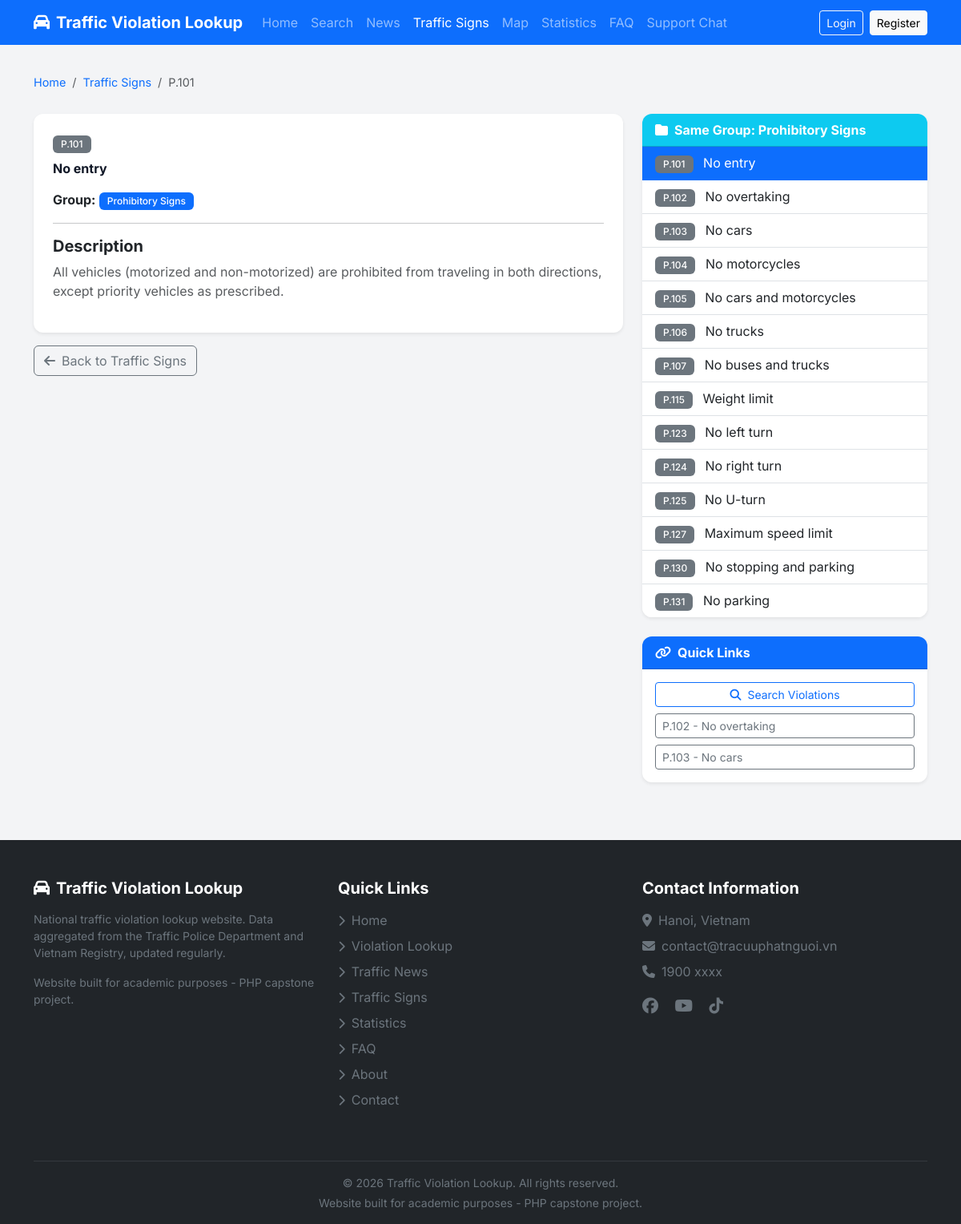
The app's page /bien-bao/1 with its own data.
### tables this page shows
CREATE TABLE traffic_signs (
    id INT AUTO_INCREMENT PRIMARY KEY,
    sign_code VARCHAR(20) NOT NULL COMMENT 'P.101, W.201...',
    name VARCHAR(255) NOT NULL,
    group_id INT NULL,
    image VARCHAR(255) NULL,
    description TEXT NULL,
    created_at DATETIME NOT NULL DEFAULT CURRENT_TIMESTAMP,
    updated_at DATETIME NULL ON UPDATE CURRENT_TIMESTAMP,
    FOREIGN KEY (group_id) REFERENCES traffic_sign_groups(id) ON DELETE SET NULL,
    INDEX idx_code (sign_code),
    INDEX idx_group (group_id)
);

CREATE TABLE traffic_sign_groups (
    id INT AUTO_INCREMENT PRIMARY KEY,
    name VARCHAR(100) NOT NULL,
    sign_prefix VARCHAR(10) NOT NULL COMMENT 'P, W, R, S',
    sort_order INT NOT NULL DEFAULT 0
);

### app/core/Controller.php (called while the page is built, shortened)
<?php
class Controller
{
    protected function view(string $view, array $data = [], string $layout = 'client'): void
    {
        extract($data);
        $viewPath = __DIR__ . '/../views/' . $view . '.php';
        require $viewPath;
    }
}

### app/controllers/client/BienBaoController.php (called while the page is built, shortened)
<?php
class BienBaoController extends Controller
{
    public function detail(int $id): void
    {
        $signModel = new TrafficSign();
        $groupModel = new TrafficSignGroup();
        $sign = $signModel->find($id);
        $group = $groupModel->find($sign['group_id'] ?? 0);
        $related = $signModel->findByGroup($sign['group_id'] ?? 0);
        $this->view('client/bienbao/detail', [
            'title' => 'Traffic Sign ' . htmlspecialchars($sign['sign_code'], ENT_QUOTES, 'UTF-8') . ' - ' . htmlspecialchars($sign['name'], ENT_QUOTES, 'UTF-8'),
            'sign' => $sign,
            'group' => $group,
            'related' => $related,
        ]);
    }
}

### public/index.php (called while the page is built, shortened)
<?php
spl_autoload_register(function (string $class): void {
    $prefix = 'App\\';
    $baseDir = __DIR__ . '/../app/';
    $relativeClass = substr($class, strlen($prefix));
    $parts = explode('\\', $relativeClass);
    $parts[0] = strtolower($parts[0]);
    if (count($parts) > 1 && $parts[0] === 'controllers') {
        $parts[1] = strtolower($parts[1]);
    }
    $file = $baseDir . implode('/', $parts) . '.php';
});
$router = new App\Core\Router();
$uri = $_SERVER['REQUEST_URI'] ?? '/';
$method = $_SERVER['REQUEST_METHOD'] ?? 'GET';
$router->dispatch($uri, $method);

### app/core/Database.php (called while the page is built, shortened)
<?php
class Database
{
    private static ?Database $instance = null;
    private \PDO $pdo;
    private function __construct()
    {
        $config = require __DIR__ . '/../../config/config.php';
        $dsn = sprintf(
            'mysql:host=%s;dbname=%s;charset=%s',
            $config['db_host'],
            $config['db_name'],
            $config['db_charset']
        );
        $this->pdo = new \PDO($dsn, $config['db_user'], $config['db_pass'], [
            \PDO::ATTR_ERRMODE            => \PDO::ERRMODE_EXCEPTION,
            \PDO::ATTR_DEFAULT_FETCH_MODE => \PDO::FETCH_ASSOC,
            \PDO::ATTR_EMULATE_PREPARES   => false,
        ]);
    }
    public static function getInstance(): self
    {
        if (self::$instance === null) {
            self::$instance = new self();
        }
        return self::$instance;
    }
    public function getConnection(): \PDO
    {
        return $this->pdo;
    }
}

### app/core/Model.php (called while the page is built, shortened)
<?php
class Model
{
    protected PDO $db;
    protected string $table = '';
    protected string $primaryKey = 'id';
    public function __construct()
    {
        $this->db = Database::getInstance()->getConnection();
    }
    public function find(int $id): ?array
    {
        $stmt = $this->db->prepare("SELECT * FROM {$this->table} WHERE {$this->primaryKey} = :id");
        $stmt->execute(['id' => $id]);
        $result = $stmt->fetch();
        return $result ?: null;
    }
    public function findAllBy(string $column, mixed $value, string $orderBy = ''): array
    {
        $sql = "SELECT * FROM {$this->table} WHERE {$column} = :val";
        if ($orderBy) {
            $sql .= " ORDER BY {$orderBy}";
        }
        $stmt = $this->db->prepare($sql);
        $stmt->execute(['val' => $value]);
        return $stmt->fetchAll();
    }
}

### app/models/TrafficSign.php (called while the page is built, shortened)
<?php
class TrafficSign extends Model
{
    public function findByGroup(int $groupId): array
    {
        return $this->findAllBy('group_id', $groupId, 'sign_code ASC');
    }
}

### app/views/client/bienbao/detail.php (the view, shortened to what this page needs)
<div class="container py-4">
    <nav aria-label="breadcrumb" class="mb-3">
        <ol class="breadcrumb">
            <li class="breadcrumb-item"><a href="/" class="text-decoration-none">Home</a></li>
            <li class="breadcrumb-item"><a href="/bien-bao" class="text-decoration-none">Traffic Signs</a></li>
            <li class="breadcrumb-item active"><?= htmlspecialchars($sign['sign_code'], ENT_QUOTES, 'UTF-8') ?></li>
        </ol>
    </nav>
    <div class="row">
        <div class="col-lg-8">
            <div class="card shadow-sm border-0">
                <div class="row g-0">
                    <div class="col-md-<?= !empty($sign['image']) ? '8' : '12' ?>">
                        <div class="card-body p-4">
                            <span class="badge bg-secondary mb-2">
                                <?= htmlspecialchars($sign['sign_code'], ENT_QUOTES, 'UTF-8') ?>
                            </span>
                            <h2 class="card-title fw-bold mb-3">
                                <?= htmlspecialchars($sign['name'], ENT_QUOTES, 'UTF-8') ?>
                            </h2>
                            <?php if (!empty($group)): ?>
                                <p class="mb-2">
                                    <strong>Group:</strong>
                                    <span class="badge bg-primary">
                                        <?= htmlspecialchars($group['name'], ENT_QUOTES, 'UTF-8') ?>
                                    </span>
                                </p>
                            <?php endif; ?>
                            <?php if (!empty($sign['description'])): ?>
                                <hr>
                                <h5 class="fw-bold">Description</h5>
                                <p class="text-muted">
                                    <?= nl2br(htmlspecialchars($sign['description'], ENT_QUOTES, 'UTF-8')) ?>
                                </p>
                            <?php endif; ?>
                        </div>
                    </div>
                </div>
            </div>
            <div class="mt-3">
                <a href="/bien-bao" class="btn btn-outline-secondary">
                    <i class="fas fa-arrow-left me-2"></i>Back to Traffic Signs
                </a>
            </div>
        </div>
        <div class="col-lg-4 mt-4 mt-lg-0">
            <?php if (!empty($group)): ?>
                <div class="card shadow-sm border-0 mb-4">
                    <div class="card-header bg-info text-white fw-bold">
                        <i class="fas fa-folder me-2"></i>Same Group: <?= htmlspecialchars($group['name'], ENT_QUOTES, 'UTF-8') ?>
                    </div>
                    <div class="card-body p-0">
                        <div class="list-group list-group-flush">
                            <?php foreach ($related as $rel): ?>
                                <a href="/bien-bao/<?= htmlspecialchars($rel['id'], ENT_QUOTES, 'UTF-8') ?>"
                                   class="list-group-item list-group-item-action <?= (int) $rel['id'] === (int) $sign['id'] ? 'active' : '' ?>">
                                    <span class="badge bg-secondary me-2"><?= htmlspecialchars($rel['sign_code'], ENT_QUOTES, 'UTF-8') ?></span>
                                    <?= htmlspecialchars($rel['name'], ENT_QUOTES, 'UTF-8') ?>
                                </a>
                            <?php endforeach; ?>
                        </div>
                    </div>
                </div>
            <?php endif; ?>
            <div class="card shadow-sm border-0">
                <div class="card-header bg-primary text-white fw-bold">
                    <i class="fas fa-link me-2"></i>Quick Links
                </div>
                <div class="card-body">
                    <div class="d-grid gap-2">
                        <a href="/tra-cuu" class="btn btn-outline-primary btn-sm">
                            <i class="fas fa-search me-2"></i>Search Violations
                        </a>
                        <?php foreach (array_slice($related, 0, 3) as $rel): ?>
                            <?php if ((int) $rel['id'] !== (int) $sign['id']): ?>
                                <a href="/bien-bao/<?= htmlspecialchars($rel['id'], ENT_QUOTES, 'UTF-8') ?>"
                                   class="btn btn-outline-secondary btn-sm text-start">
                                    <?= htmlspecialchars($rel['sign_code'], ENT_QUOTES, 'UTF-8') ?> -
                                    <?= htmlspecialchars(mb_substr($rel['name'], 0, 30), ENT_QUOTES, 'UTF-8') ?><?= mb_strlen($rel['name']) > 30 ? '...' : '' ?>
                                </a>
                            <?php endif; ?>
                        <?php endforeach; ?>
                    </div>
                </div>
            </div>
        </div>
    </div>
</div>

### app/core/Router.php (shortened to what this page needs)
<?php
class Router
{
    private array $routes = [];
    private function addRoute(string $method, string $uri, string $handler): void
    {
        $pattern = preg_replace('/\{([a-zA-Z_]+)\}/', '(?P<$1>[^/]+)', $uri);
        $pattern = '#^' . $pattern . '$#';
        $this->routes[] = [
            'method'  => $method,
            'pattern' => $pattern,
            'handler' => $handler,
        ];
    }
    public function dispatch(string $uri, string $method): void
    {
        $uri = parse_url($uri, PHP_URL_PATH);
        $uri = rtrim($uri, '/') ?: '/';
        foreach ($this->routes as $route) {
            if ($route['method'] !== strtoupper($method)) {
                continue;
            }
            if (preg_match($route['pattern'], $uri, $matches)) {
                $this->params = array_filter($matches, fn($key) => is_string($key), ARRAY_FILTER_USE_KEY);
                [$controllerPath, $action] = explode('@', $route['handler']);
                $controller = new $controllerClass();
                call_user_func_array([$controller, $action], array_values($this->params));
                return;
            }
        }
    }
}

### public/assets/css/style.css (style rules this page uses)
:root { --primary: #1a56db; --primary-dark: #1e40af; --success: #10b981; --warning: #f59e0b; --danger: #ef4444; --gray-100: #f3f4f6; --gray-700: #374151; --gray-900: #111827; }
body { font-family: 'Inter', 'Segoe UI', Tahoma, Geneva, Verdana, sans-serif; color: var(--gray-700); background: var(--gray-100); min-height: 100vh; display: flex; flex-direction: column; }
.card { border: none; border-radius: 12px; box-shadow: 0 1px 3px rgba(0,0,0,0.06); transition: transform 0.2s, box-shadow 0.2s; overflow: hidden; }
.card-title { font-size: 1rem; font-weight: 600; color: var(--gray-900); line-height: 1.4; }
.badge { font-weight: 500; padding: 5px 10px; border-radius: 6px; }
.breadcrumb { background: transparent; padding: 12px 0; font-size: 0.9rem; }

### records on screen
traffic_signs: sign_code "P.101", name "No entry", description "All vehicles (motorized and non-motorized) are prohibited from traveling in both directions, except priority vehicles as prescribed."
traffic_sign_groups: name "Prohibitory Signs"
traffic_signs: sign_code "P.102", name "No overtaking"
traffic_signs: sign_code "P.103", name "No cars"
traffic_signs: sign_code "P.104", name "No motorcycles"
traffic_signs: sign_code "P.105", name "No cars and motorcycles"
traffic_signs: sign_code "P.106", name "No trucks"
traffic_signs: sign_code "P.107", name "No buses and trucks"
traffic_signs: sign_code "P.115", name "Weight limit"
traffic_signs: sign_code "P.123", name "No left turn"
traffic_signs: sign_code "P.124", name "No right turn"
traffic_signs: sign_code "P.125", name "No U-turn"
traffic_signs: sign_code "P.127", name "Maximum speed limit"
traffic_signs: sign_code "P.130", name "No stopping and parking"
traffic_signs: sign_code "P.131", name "No parking"
